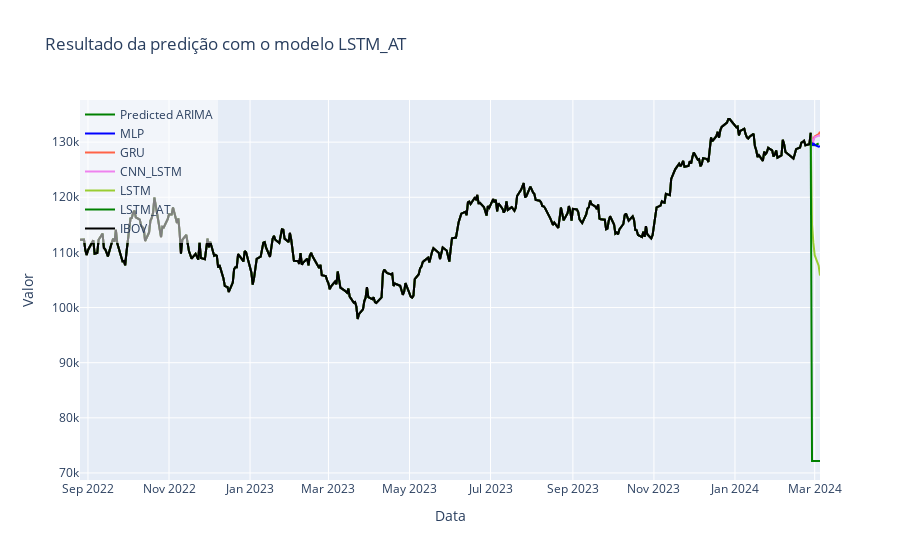

The notebook cell this image was saved under:
### Code cell
import plotly.graph_objects as go

# Cria um gráfico de linha usando o Plotly
fig = go.Figure()

fig.add_trace(go.Scatter(x=T_preds[-(n_steps+1):], y=arima_predictions, mode='lines', name="Predicted ARIMA", line=dict(color='green')))

# Adiciona os valores preditos ao gráfico
colors=['blue', 'tomato', 'violet', 'yellowgreen', 'green']
for i in range(new_predictions.shape[1]):
    fig.add_trace(go.Scatter(x=T_preds, y=new_predictions[:,i], mode='lines', name=f'{list(trained_best_models.keys())[i]}', line=dict(color=colors[i])))


# Adiciona os valores reais ao gráfico
fig.add_trace(go.Scatter(x=T_test.values, y=y_test_real, mode='lines', name=ticker, line=dict(color='black')))
# Configura o layout do gráfico
fig.update_layout(
    title=f'Resultado da predição com o modelo {model_name}',
    xaxis_title='Data',
    yaxis_title='Valor',
    showlegend=True,
    legend=dict(x=0, y=1, bgcolor='rgba(255, 255, 255, 0.5)')
)

# Exibe o gráfico
fig.show()

### Figure 1 — Plotly figure (JSON) as saved in the notebook; plotly's stock layout.template omitted (floating-point values rounded to 4 significant figures; data arrays with more than 128 entries replaced by an {"elided": "..."} marker saying what was removed)
{"data": [{"line": {"color": "green"}, "mode": "lines", "name": "Predicted ARIMA", "type": "scatter", "x": ["2024-02-27T00:00:00.000000000", "2024-02-28T00:00:00.000000000", "2024-02-29T00:00:00.000000000", "2024-03-01T00:00:00.000000000", "2024-03-04T00:00:00.000000000", "2024-03-05T00:00:00.000000000"], "y": [129500.0, 129500.0, 129400.0, 129400.0, 129800.0]}, {"line": {"color": "blue"}, "mode": "lines", "name": "MLP", "type": "scatter", "x": {"elided": "378 str values"}, "y": {"elided": "378 float values"}}, {"line": {"color": "tomato"}, "mode": "lines", "name": "GRU", "type": "scatter", "x": {"elided": "378 str values"}, "y": {"elided": "378 float values"}}, {"line": {"color": "violet"}, "mode": "lines", "name": "CNN_LSTM", "type": "scatter", "x": {"elided": "378 str values"}, "y": {"elided": "378 float values"}}, {"line": {"color": "yellowgreen"}, "mode": "lines", "name": "LSTM", "type": "scatter", "x": {"elided": "378 str values"}, "y": {"elided": "378 float values"}}, {"line": {"color": "green"}, "mode": "lines", "name": "LSTM_AT", "type": "scatter", "x": {"elided": "378 str values"}, "y": {"elided": "378 float values"}}, {"line": {"color": "black"}, "mode": "lines", "name": "IBOV", "type": "scatter", "x": {"elided": "373 str values"}, "y": {"elided": "373 int values"}}], "layout": {"legend": {"bgcolor": "rgba(255, 255, 255, 0.5)", "x": 0, "y": 1}, "showlegend": true, "title": {"text": "Resultado da predição com o modelo LSTM_AT"}, "xaxis": {"title": {"text": "Data"}}, "yaxis": {"title": {"text": "Valor"}}}}
